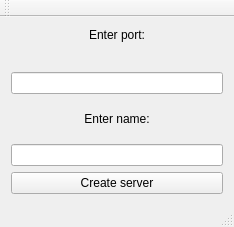
<?xml version="1.0" encoding="UTF-8"?>
<ui version="4.0">
 <class>MainWindow</class>
 <widget class="QMainWindow" name="MainWindow">
  <property name="geometry">
   <rect>
    <x>0</x>
    <y>0</y>
    <width>234</width>
    <height>227</height>
   </rect>
  </property>
  <property name="windowTitle">
   <string>MainWindow</string>
  </property>
  <widget class="QWidget" name="centralWidget">
   <layout class="QHBoxLayout" name="horizontalLayout">
    <item>
     <layout class="QGridLayout" name="gridLayout">
      <item row="3" column="0">
       <widget class="QLabel" name="enterName">
        <property name="layoutDirection">
         <enum>Qt::LeftToRight</enum>
        </property>
        <property name="text">
         <string>Enter name:</string>
        </property>
        <property name="alignment">
         <set>Qt::AlignCenter</set>
        </property>
       </widget>
      </item>
      <item row="1" column="0">
       <widget class="QLabel" name="enterPort">
        <property name="enabled">
         <bool>true</bool>
        </property>
        <property name="text">
         <string>Enter port:</string>
        </property>
        <property name="alignment">
         <set>Qt::AlignHCenter|Qt::AlignTop</set>
        </property>
       </widget>
      </item>
      <item row="2" column="0">
       <widget class="QLineEdit" name="portEdit"/>
      </item>
      <item row="5" column="0">
       <widget class="QPushButton" name="createBut">
        <property name="text">
         <string>Create server</string>
        </property>
       </widget>
      </item>
      <item row="4" column="0">
       <widget class="QLineEdit" name="nameEdit"/>
      </item>
     </layout>
    </item>
   </layout>
  </widget>
  <widget class="QToolBar" name="mainToolBar">
   <attribute name="toolBarArea">
    <enum>TopToolBarArea</enum>
   </attribute>
   <attribute name="toolBarBreak">
    <bool>false</bool>
   </attribute>
  </widget>
  <widget class="QStatusBar" name="statusBar"/>
  <widget class="QMenuBar" name="menuBar">
   <property name="geometry">
    <rect>
     <x>0</x>
     <y>0</y>
     <width>234</width>
     <height>22</height>
    </rect>
   </property>
  </widget>
 </widget>
 <layoutdefault spacing="6" margin="11"/>
 <resources/>
 <connections/>
</ui>
